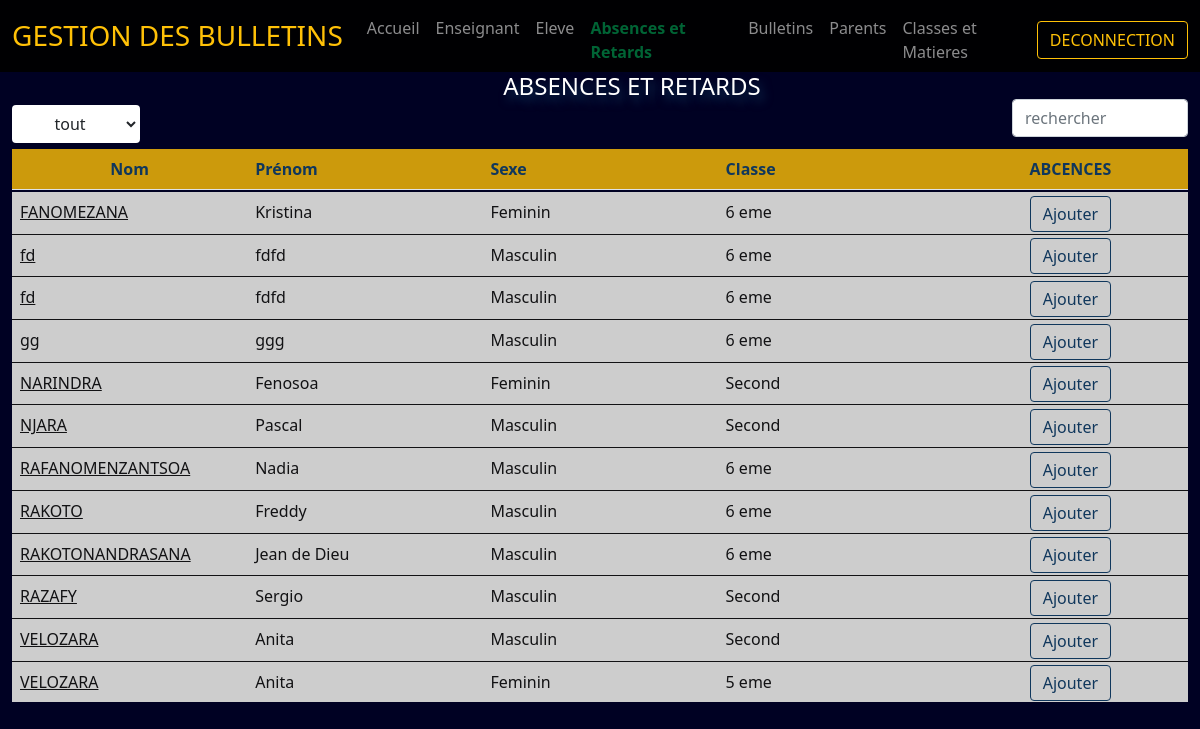
/absence/absence.php, run on the app's committed database.
### tables this page shows
CREATE TABLE IF NOT EXISTS `etudiant` (
  `id_elev` int(11) NOT NULL AUTO_INCREMENT,
  `nom_elev` varchar(25) NOT NULL,
  `prenom_elev` varchar(30) NOT NULL,
  `date_naiss_elev` varchar(10) NOT NULL,
  `lieu_naiss_elev` varchar(25) NOT NULL,
  `sexe_elev` varchar(10) NOT NULL,
  `adresse_elev` varchar(40) NOT NULL,
  `maladie_elev` varchar(25) NOT NULL,
  `nom_classe` varchar(15) NOT NULL,
  `contact_parent` int(11) DEFAULT NULL,
  `nomprenom_pere` varchar(60) NOT NULL,
  `proffession_pere` varchar(15) NOT NULL,
  `nomprenom_mere` varchar(60) NOT NULL,
  `proffession_mere` varchar(15) NOT NULL,
  `nomprenom_tuteur` varchar(60) NOT NULL,
  `proffession_tuteur` varchar(25) NOT NULL,
  `adresse_parent` varchar(30) NOT NULL,
  `annee` varchar(9) NOT NULL,
  `date_inscription` timestamp NOT NULL DEFAULT CURRENT_TIMESTAMP,
  PRIMARY KEY (`id_elev`)
);

### absence/absence.php (the view, shortened to what this page needs)
<!doctype html>
<html lang="fr">
<head>
    <link href="../assets/dist/css/bootstrap.min.css" rel="stylesheet">
</head>
<body>
    <nav class="navbar navbar-expand-md navbar-dark fixed-top">
        <div class="container-fluid">
            <a class="navbar-brand" href="#">
                <h3>GESTION DES BULLETINS</h3>
            </a>
            <div class="collapse navbar-collapse" id="navbarCollapse">
                <ul class="navbar-nav me-auto mb-2 mb-md-0">
                    <li class="nav-item">
                        <a class="nav-link " href="../Acceuil.php">Accueil</a>
                    </li>
                    <li class="nav-item">
                        <a class="nav-link" href="../enseignant/enseignant.php">Enseignant</a>
                    </li>
                    <li class="nav-item">
                        <a class="nav-link " href="../etudiant/etudiants.php">Eleve</a>
                    </li>
                    <li class="nav-item">
                        <a class="nav-link active" href="absence.php">Absences et Retards</a>
                    </li>
                    <li class="nav-item">
                        <a class="nav-link" href="../bulletin/bulletin.php">Bulletins</a>
                    </li>
                    <li class="nav-item">
                        <a class="nav-link" href="../parent/parents.php">Parents</a>
                    </li>
                    <li class="nav-item">
                        <a class="nav-link" href="../classe/classes.php">Classes et Matieres</a>
                    </li>
                </ul>
                <form class="d-flex">
                    <a class="btn btn-outline-warning" href="securité/logout.php">DECONNECTION</a>
                </form>
            </div>
        </div>
    </nav>
    <div class="container-fluid">
        <h2> Absences et Retards</h2>
        <div class="row">
            <div class="col-lg-10">
                <select class="btn slt me-2" id="classe" onchange="classeAbsence();">
                    <option value="tout">tout</option>
                </select>
            </div>
            <div class="col-lg-2">
                <input class="form-control" onkeyup="rechercheEtudiantAbsent();" name=" nom" id="nom" type="text"
                    placeholder="rechercher">
            </div>
        </div>
        <div class="table-header">
            <table class="table">
                <thead>
                    <tr>
                        <th width="20%" class="text-center">Nom</th>
                        <th width="20%">Prénom</th>
                        <th width="20%">Sexe</th>
                        <th width="20%">Classe</th>
                        <th width="20%" class="text-center">ABCENCES</th>
                    </tr>
                </thead>
            </table>
        </div>
        <div class="table-body">
            <table class="table">
                <tbody id="search_elev_absent">
                    <?php
                    require('../securité/db_conn.php');
                    $sql = "SELECT * FROM etudiant order by nom_elev  ";
                    $resultat = $connection->query($sql);
                    while ($row = $resultat->fetch(PDO::FETCH_ASSOC)) { ?>
                    <tr class="liste">
                        <td width="20%">
                            <a href="info.php?inform=<?php echo $row['id_elev'] ?>"><?php echo $row['nom_elev'];  ?></a>
                        </td>
                        <td width="20%">
                            <?php echo $row['prenom_elev'];  ?>
                        </td>
                        <td width="20%">
                            <?php echo $row['sexe_elev']; ?>
                        </td>
                        <td width="20%">
                            <?php echo $row['nom_classe']; ?>
                        </td>
                        <td width="20%" class="text-center">
                            <a class="btn btn-outline-primary"
                                href="nouv_absence.php?absence=<?php echo $row['id_elev'] ?>">Ajouter</a>
                        </td>
                    </tr>
                    <?php  }  ?>
                </tbody>
            </table>
        </div>
</body>
</html>

### absence/absence.php (style rules this page uses)
input { display: initial; }
body { margin: 0; padding: 0; background-color: #000123; min-height: 75rem; padding-top: 4.5rem; height: 100%; width: 100%; overflow-y: hidden; }
.col-lg-10 { margin-top: 6px; }
.navbar-expand-md { background-color: #000000eb; padding-bottom: 0px; }
.table-header { float: left; width: 100%; margin-top: 6px; }
.table-body { float: left; height: 510px; width: inherit; overflow-y: scroll; margin-top: -14px; }
.btn { display: initial; }
h3 { color: #ffc107; }
h2 { text-transform: uppercase; font-size: 1.5rem; color: #fff; text-shadow: 4px 6px 10px #10375C; text-align: center; margin-left: 4rem; }
table { border-style: solid; border-width: 0; border-style: solid; }
thead { padding: 0.4rem 0.3rem; color: #10375c; background-color: #ffc107cc; }
tbody { background-color: #cdcdcd; padding: 0.4rem 0.3rem; color: #121214; border-color: #121214; }
tr { width: 100%; }
.navbar-dark .navbar-nav .nav-link.active, .navbar-dark .navbar-nav .show>.nav-link { color: #006435; font-weight: bold; }
.form-control { color: #10375C; width: 100%; display: initial; }
.slt { background-color: #fff; }
.btn-outline-primary { color: #10375C; border-color: #10375C; }
.row { margin-top: -10px; }
a { color: #121214; }

### data on the page
etudiant: nom_elev "FANOMEZANA", prenom_elev "Kristina", sexe_elev "Feminin", nom_classe "6 eme"
etudiant: nom_elev "fd", prenom_elev "fdfd", sexe_elev "Masculin", nom_classe "6 eme"
etudiant: nom_elev "fd", prenom_elev "fdfd", sexe_elev "Masculin", nom_classe "6 eme"
etudiant: nom_elev "gg", prenom_elev "ggg", sexe_elev "Masculin", nom_classe "6 eme"
etudiant: nom_elev "NARINDRA", prenom_elev "Fenosoa", sexe_elev "Feminin", nom_classe "Second"
etudiant: nom_elev "NJARA", prenom_elev "Pascal", sexe_elev "Masculin", nom_classe "Second"
etudiant: nom_elev "RAFANOMENZANTSOA", prenom_elev "Nadia", sexe_elev "Masculin", nom_classe "6 eme"
etudiant: nom_elev "RAKOTO", prenom_elev "Freddy", sexe_elev "Masculin", nom_classe "6 eme"
etudiant: nom_elev "RAKOTONANDRASANA", prenom_elev "Jean de Dieu", sexe_elev "Masculin", nom_classe "6 eme"
etudiant: nom_elev "RAZAFY", prenom_elev "Sergio", sexe_elev "Masculin", nom_classe "Second"
etudiant: nom_elev "VELOZARA", prenom_elev "Anita", sexe_elev "Masculin", nom_classe "Second"
etudiant: nom_elev "VELOZARA", prenom_elev "Anita", sexe_elev "Feminin", nom_classe "5 eme"
